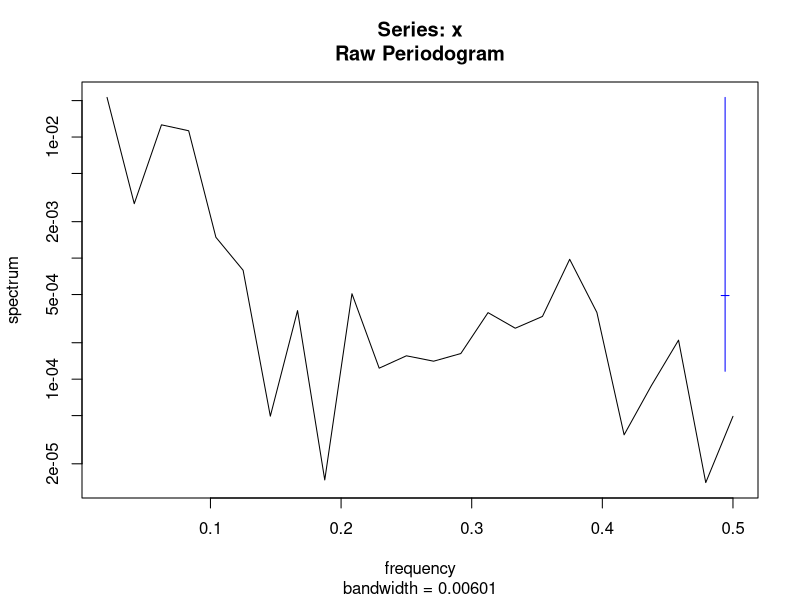
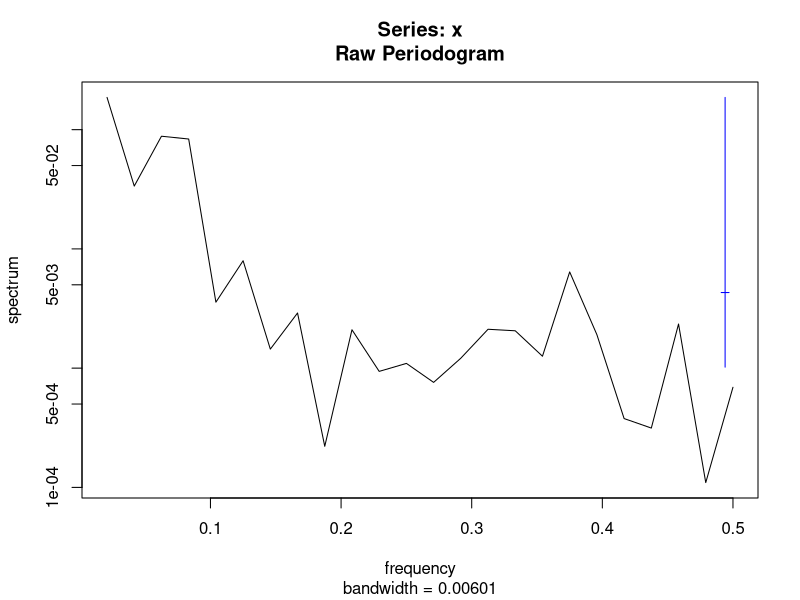
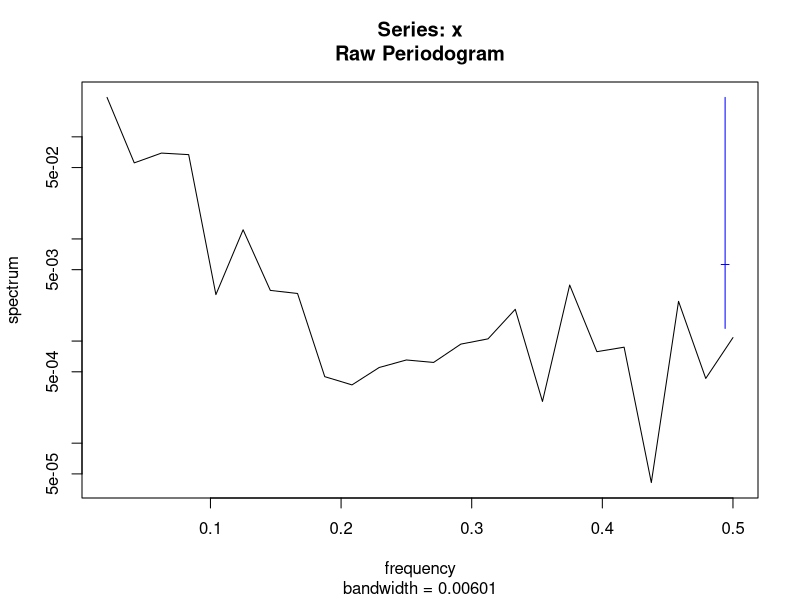
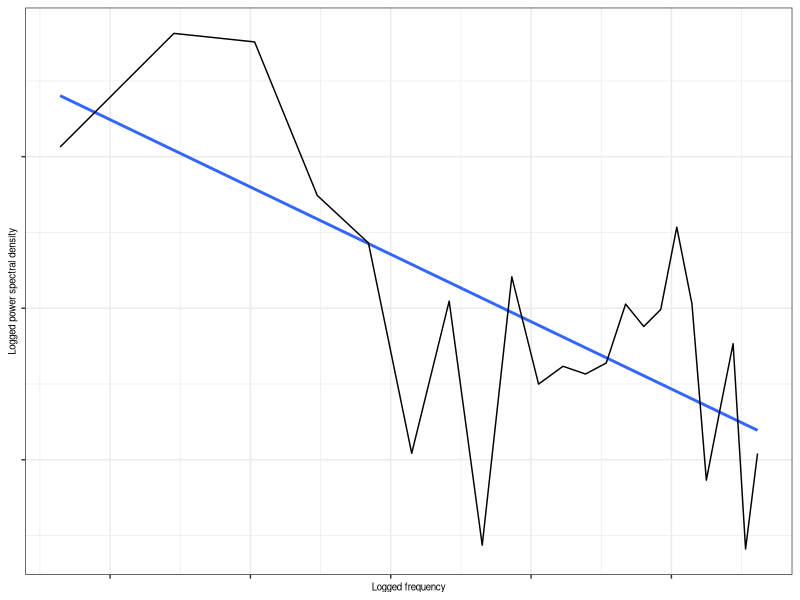
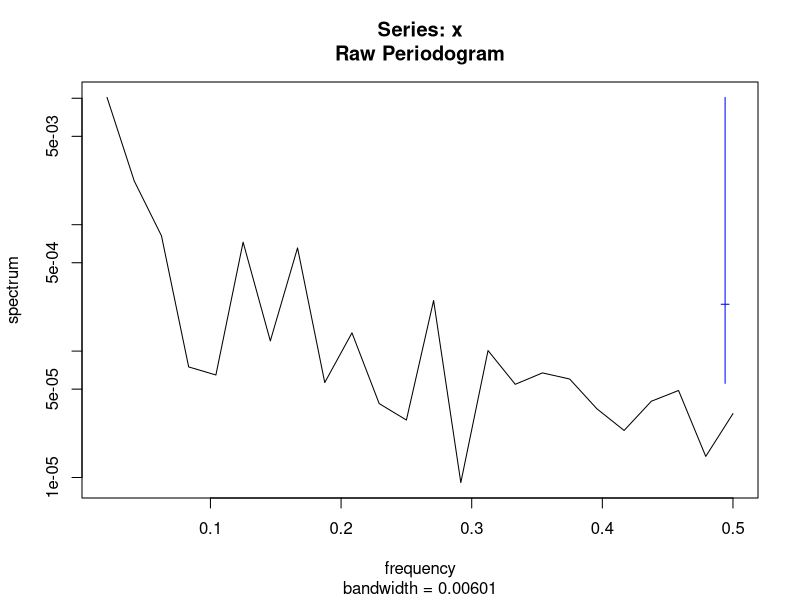
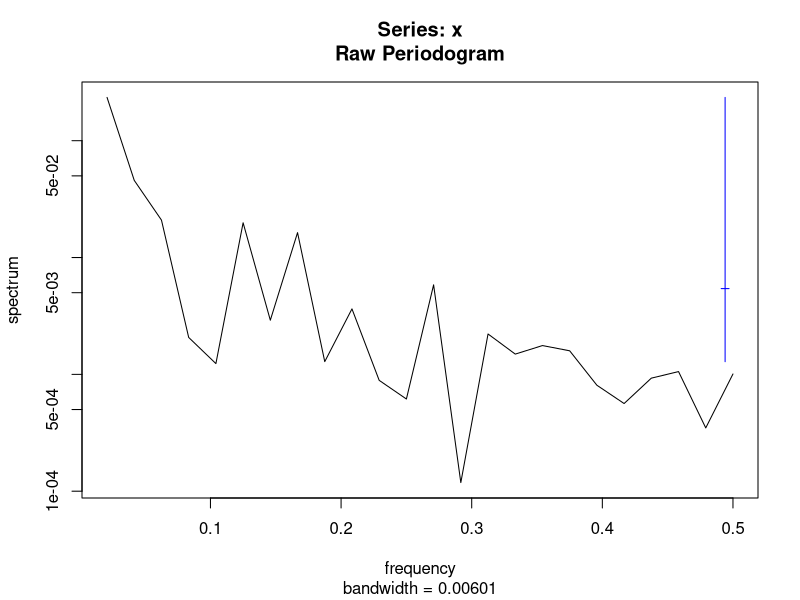
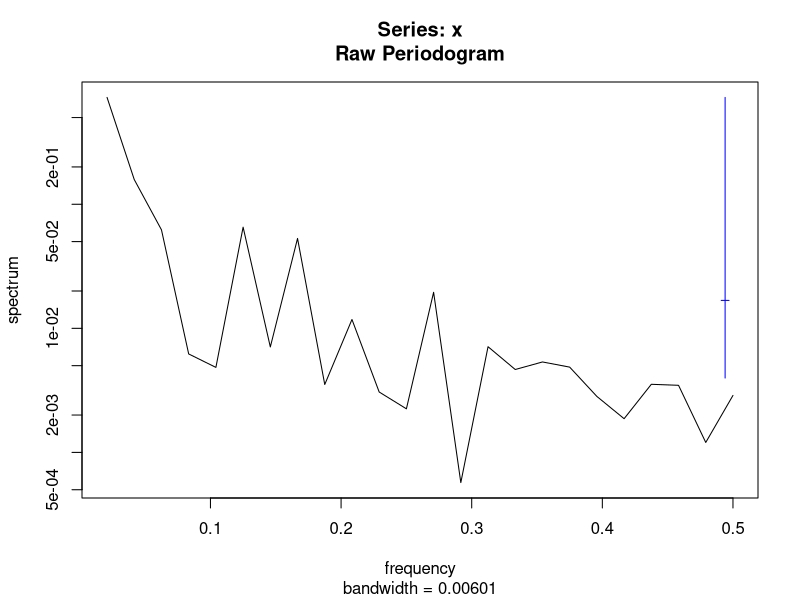

Write the R code that produced these figures, in order.
## ---- chunk 1
knitr::opts_chunk$set(echo = FALSE,
                      message = FALSE,
                      warning = FALSE,
                      dev = c("png", "tiff"),
                      dpi = 300)
library(tidyverse)
library(flextable)
library(patchwork)

label_size <- 2.5
smallLabel_size <- 2
title_size <- 8
subtitle_size <- 7
legendText_size <- 6
axisText_size <- 6
axisTitle_size <- 7
facetTitle_size <- 7

## ---- chunk 2

# library(tidyverse)
# library(patchwork)
#----------------------------------------------------------------------------
gbmFun <- function(tau = 40, m = 0.001, s = 0.003, x0 = 1,
                   randVec = NULL, seed = NULL) {
  if(is.null(randVec)){
    if(!is.null(seed)){set.seed(seed)}
    randVec <- rnorm(tau)
  }
  epsilon <- randVec
  lx <- c(); lx[1] <- log(x0)
  drift <- (m - s * s / 2)
  for(t in 2:tau){
    dBt <-  s * epsilon[t]
    lx[t] <- lx[t - 1] + drift + dBt
  }
  x <- exp(lx)
  return(x)
}
# m <- 0.001
# s <- 0.003
# tau <- 400
# x0 <- 1
# x <- gbmFun(tau, m, s, x0, randVec = NULL)
# df_plot <- data.frame(t = 1:tau, x)
# gg <- ggplot(df_plot, aes(x = t, y = x))
# gg <- gg + geom_line()
# acf(diff(log(x)))
# hist(diff(log(x)))
# shapiro.test(diff(log(x)))
#---------------------------------------------------------------------------
# Algorithm 6.2 in Tankov 2003 Financial modeling with jump processes
compoundPoisFun <- function(tau, lambda, m_y = 0, s_y = 1,
                            seed = NULL, maxiter = 500){
  if(!is.null(seed)){set.seed(seed)}
  N <- rpois(1, lambda * tau)
  U <- runif(N) * tau
  U <- round(U)
  n_iter <- 0; flag <- 1
  while(flag == 1){
    n_iter <- n_iter + 1
    U <- runif(N) * tau
    U <- round(U)
    if(sum(duplicated(U)) > 0 & n_iter <= maxiter){
      flag <- 1
    }else{
      flag <- 0
      if(n_iter == maxiter){
        print("Reached maxiter without generating duplicate-free event times vec. Dropping duplicates.")
        U <- U[-which(duplicated(U))]
      }
    }
  }
  Tt <- U[order(U)]
  J <- exp(rnorm(N, m_y, s_y)) - 1
  #---
  cumJ <- cumsum(J)
  # For explicit modeling of Yt per time step
  Yt <- rep(0, tau)
  Yt[Tt] <- cumJ
  #---
  Tt <- c(0, Tt)
  J <- c(0, J)
  if(Tt[length(Tt)] != tau){
    Tt <- c(Tt, tau)
    J <- c(J, 0)
  }
  cumJ <- cumsum(J)
  df_step <- data.frame(Tt, cumJ)
  #--------------------------
  nEvents <- length(Tt)
  cumYt <- c()
  for(i in 1:(nEvents - 1)){
    tStart <- Tt[i]
    tFin <- Tt[i + 1] - 1
    cumYt[tStart:tFin] <- cumJ[i]
  }
  cumYt[tau] <- cumYt[tFin]
  df_Yt <- data.frame(t = 1:tau, Yt, cumYt)
  
  list_out <- list(df_step, df_Yt)
  return(list_out)
  
}
#----------------------------------------------------------------------------
FractDim<-function(Data,graphon=FALSE) {
  X=Data;N=length(X);
  jstart=10;jend=floor(10*(log10(N)-1));
  kvec=c(1:4,floor(2^(c(jstart:jend)/4)));
  indkend=length(kvec);
  k=c()
  AvgLmk=c()
  err=c()
  for(indk in 1:indkend)
  {
    k=kvec[indk]
    Xend=c()
    Xsum=c()
    Lmk=c()
    for(m in 1:k)
    {
      Xend=floor((N-m)/k)
      Xsum=sum(abs(X[m+c(1:Xend)*k]-c(0, X[m+c(1:(Xend-1))*k])))
      Lmk[m]=1/k*1/k*(N-1)/Xend*Xsum
    }
    AvgLmk[indk]=mean(Lmk)
    #  err[indk]=sd(log(Lmk))
  }
  x<-log(kvec)
  y<-log(AvgLmk)
  q<-lm(y~x)
  slope<-q$coefficients[2]
  yintcept<-q$coefficients[1]
  yfit<-x*slope+yintcept
  FrDim <- -slope
  avgRes <- mean(abs(q$residuals))
  if(graphon==TRUE)
  {
    plot(x,y,main="If linear then fractal, w/Fr. Dim = (-)slope",xlab="Ln(k)",ylab="Ln(length of curve with interval k)")
    z<-line(x,yfit);abline(coef(z),col='blue');z<-NULL
    #z<-line(x,y);abline(coef(z),col='blue');z<-NULL
  }
  #z<-line(x,y);qq=coef(z)
  #yintcept=qq[1]
  #FrDim=-qq[2]
  return(c(FrDim, avgRes, yintcept))
}
#===========================================================================
m <- 0.005
s <- m * seq(5.5, 50, length.out = 3)
tau <- 48
x0 <- 1
#rn <- round(runif(1) * 1000)
#rn <- 905
#rn <- 517
# rn <- 340
# set.seed(rn)
# tau <- 12 * 4
lambda <- 0.1


#----------------------------------------------------------------------------
# Generate and plot geometric Brownian movement example
#gBm_seed <- 10^4 * round(runif(1), 4)
#gBm_seed <- 2482
#gBm_seed <- 7781
gBm_seed <- 1029
#randVec <- coloredNoise(N = tau, alpha = 1, scaleIt = T)
#acf(randVec)
list_df <- list()
list_spec <- list()
facet_labels <- c()
for(i in 1:length(s)){
  x <- gbmFun(tau, m, s[i], x0, randVec = NULL, seed = gBm_seed)
  df_x <- data.frame(t = 1:tau, x, s = as.character(s[i]))
  list_df[[i]] <- df_x
  o <- spectrum(x)
  df_gbmSpec <- data.frame(lfreq = log(o$freq), lpwr = log(o$spec))
  df_gbmSpec <- df_gbmSpec[-1, ]
  df_gbmSpec$s <- as.character(s[i])
  list_spec[[i]] <- df_gbmSpec
  
  mod <- lm(lpwr ~ lfreq, df_gbmSpec)
  # summary(mod)
  alpha <- round(as.numeric(coefficients(mod)[2]), 2)
  # yint <- as.numeric(coefficients(mod)[1])
  # df_out <- as.data.frame(broom::glance(mod))
  # adjR2 <- round(df_out$adj.r.squared, 2)
  # N <- df.residual(mod)
  this_facet_label <- paste0("Slope = ", alpha, " fd = ", round(FractDim(x)[1], 2))
  facet_labels[i] <- this_facet_label
}
#---
df_plot <- as.data.frame(do.call(rbind, list_df))
colnames(df_plot)[1:2] <- c("Time", "Project NPV")
df_plot <- subset(df_plot, s == s[2])
gg <- ggplot(df_plot, aes(x = Time, y = `Project NPV`))
gg <- gg + geom_line()
#gg <- gg + facet_wrap(~s, scales = "free_y", ncol = 1)
gg <- gg + theme_bw()
gg <- gg + theme(axis.text = element_blank(),
                 axis.title = element_text(size = axisTitle_size))
gg_gbm <- gg
#---
df_plot <- as.data.frame(do.call(rbind, list_spec))
colnames(df_plot)[1:2] <- c("Logged frequency", "Logged power spectral density")
df_plot <- subset(df_plot, s == s[2])
#names(facet_labels) <- s
gg <- ggplot(df_plot, aes(x = `Logged frequency`, y = `Logged power spectral density`))
gg <- gg + geom_smooth(method = lm, se = F)
gg <- gg + geom_line()
# gg <- gg + facet_wrap(~s, ncol = 1,
#                       labeller = labeller(s = facet_labels))
gg <- gg + theme_bw()
gg <- gg + theme(axis.text = element_blank(),
                 axis.title = element_text(size = axisTitle_size))
gg_gbmSpec <- gg
gg
#----------------------------------------------------------------------------
# Generate and plot compound Poisson process example
#cPp_seed <- 10^4 * round(runif(1), 4)
#cPp_seed <- 6819
#cPp_seed <- 4880
#cPp_seed <- 7656
cPp_seed <- 2558
list_df <- list()
list_spec <- list()
facet_labels <- c()
for(i in 1:length(s)){
  #s_y = 0.3
  list_out <- compoundPoisFun(tau, lambda, m_y = m,
                              s_y = s[i], seed = cPp_seed,
                              maxiter = 500)
  df_x <- list_out[[1]]
  df_x$s <- as.character(s[i])
  list_df[[i]] <- df_x
  
  df_Yt <- list_out[[2]]
  o <- spectrum(df_Yt$cumYt)
  df_spec <- data.frame(lfreq = log(o$freq), lpwr = log(o$spec))
  df_spec <- df_spec[-1, ]
  df_spec$s <- as.character(s[i])
  list_spec[[i]] <- df_spec
  
  mod <- lm(lpwr ~ lfreq, df_spec)
  # summary(mod)
  alpha <- round(as.numeric(coefficients(mod)[2]), 2)
  # yint <- as.numeric(coefficients(mod)[1])
  # df_out <- as.data.frame(broom::glance(mod))
  # adjR2 <- round(df_out$adj.r.squared, 2)
  # N <- df.residual(mod)
  this_facet_label <- paste0("Slope = ", alpha, " fd = ", round(FractDim(df_Yt$cumYt)[1], 2))
  facet_labels[i] <- this_facet_label
  
}
#---
df_plot <- as.data.frame(do.call(rbind, list_df))
colnames(df_plot)[1:2] <- c("Time", "Project NPV")
df_plot <- subset(df_plot, s == s[2])
gg <- ggplot(df_plot, aes(Time, `Project NPV`))
#gg <- ggplot(df_cpp, aes(t, cumYt))
gg <- gg + geom_step()
#gg <- gg + facet_wrap(~s, ncol = 1)
gg <- gg + theme_bw()
gg <- gg + theme(axis.text = element_blank(),
                 axis.title.y = element_blank(),
                 axis.title.x = element_text(size = axisTitle_size))
gg_cpp <- gg
#---
df_plot <- as.data.frame(do.call(rbind, list_spec))
colnames(df_plot)[1:2] <- c("Logged frequency", "Logged power spectral density")
df_plot <- subset(df_plot, s == s[2])
#names(facet_labels) <- s
gg <- ggplot(df_plot, aes(x = `Logged frequency`, y = `Logged power spectral density`))
gg <- gg + geom_smooth(method = lm, se = F)
gg <- gg + geom_line()
# gg <- gg + facet_wrap(~s, ncol = 1,
#                       labeller = labeller(s = facet_labels))
gg <- gg + theme_bw()
gg <- gg + theme(axis.text = element_blank(),
                 axis.title.y = element_blank(),
                 axis.title.x = element_text(size = axisTitle_size))
gg_cppSpec <- gg

## ---- chunk 3
# Define functions
#----------------------------------------------------------------------------
# Table formatting function
FitFlextableToPage <- function(ft, pgwidth = 6){
  
  ft_out <- ft %>% autofit()
  #these_colWidths <- dim(ft_out)$widths * pgwidth  / (flextable_dim(ft_out)$widths)
  these_colWidths <- dim(ft_out)$widths
  these_colWidths[5] <- these_colWidths[1] * 1.5
  #these_colWidths[6] <- these_colWidths[6] * 0.7
  these_colWidths <- these_colWidths * pgwidth  / (flextable_dim(ft_out)$widths)
  ft_out <- width(ft_out, width = these_colWidths)
  return(ft_out)
}

#============================================================================
#============================================================================
# End function definition
#============================================================================
#============================================================================
# Project stage time durations and costs
# (Values given in chronologically reverse order, starting with stage n.)
# Kvec[1] is the launch cost, Tvec[1] is the launch duration.
# Time durations given in years, multiplied by 4 to convert to quarters.
# MSU/cornell
# Tvec <- c(2, 3.5, 1, 2, 4) * 4
# Kvec <- c(300000, 200000, 400000, 400000, 530000)
Tvec <- c(2, 3, 0.85, 1.7, 3.4) * 4
Kvec <- c(250000, 181000, 312000, 336000, 530000)
# Kvec <- c(180541, 311974, 335530, 530250)
# CIP
# Kvec <- c(52000, 213000, 396000, 929000)
# Tvec <- c(1, 0.25, 2, 4.75) * 4
#----------------------------------------------------------------------------
# Create table summarizing stage costs, time durations, and descriptions
stage1desc <- "Basic replication and scaling up"
stage2desc <- "Multi-location/season testing"
stage3desc <- "Compilation of the regulatory dossier"
stage4desc <- "Deregulation"
launchDesc <- "Launch in 2 countries"
descVec <- c(stage1desc, stage2desc, stage3desc, stage4desc, launchDesc)

df_table <- data.frame(Stage = c(1:4, "Launch"),
                       Kn = rev(Kvec),
                       Duration = rev(Tvec),
                       DurationCum = cumsum(rev(Tvec)),
                       Description = descVec)

colnames(df_table)[2:4] <- c("Cost\n(USD)", "Duration\n(annual quarters)", "Cumulative\nduration")

#df_table <- regulartable(df_table)
#df_table
#df_table <- width(df_table, width = 0.7)
table_title <- "Project to research and develop Late Blight resistant potato for release as a public good in 2 developing countries."
table_caption <- "Stage 1-4 costs and durations based on figures reported by Schiek et al. (2016). The launch cost and duration is hypothetical."

#df_table <- FitFlextableToPage(df_table)
# df_table <- add_header_lines(df_table, table_title)
# df_table <- add_footer_lines(df_table, table_caption)
# modifiedColnames <- colnames(df_table)
# modifiedColnames[3] <- "Duration\n(annual quarters)"
df_table %>%
  knitr::kable(
    format = "latex",
    caption = table_title,
    align = "l",
    booktabs = T,
    #longtable = T,
    linesep = " ",
    escape = F
  ) %>%
  kableExtra::kable_styling(
    position = "left",
    latex_options = c("scale_down", "striped", "repeat"),
    full_width = F,
    stripe_color = "gray!15"
  ) %>%
  # kableExtra::column_spec(column = 3:4, width = "1.5in"
  # ) %>%
  kableExtra::footnote(
    general = table_caption)
# number = c("Footnote 1; ", "Footnote 2; "),
# alphabet = c("Footnote A; ", "Footnote B; "),
# symbol = c("Footnote Symbol 1; ", "Footnote Symbol 2"))

# print_this_table <- function(df_table){
# df_table <- regulartable(df_table)
# df_table <- width(df_table, width = 5.5)
# # df_table <- FitFlextableToPage(df_table)
# 
# df_table %>% #regulartable() %>% autofit() %>%
#   valign(valign = "top", part = "all") %>%
#   align(align = "left", part = "all") %>%
#   fontsize(i = NULL, j = NULL, size = 9, part = "body") %>%
#   fontsize(i = NULL, j = NULL, size = 10, part = "header")
#   
# }


## ---- chunk 4

# Define functions
#------------------------------------------------------------------------
# N-fold ROV w/abandonment value function
rovN <- function(X0, Kvec, Bvec = NULL, Tvec, s, r){
  N <- length(Kvec)
  if(is.null(Bvec)){Bvec <- rep(0, N)}
  fNm1 <- X0
  etaNm10 <- 1
  etaVec <- c()
  fnVec <- c()
  sNm1vec <- c()
  Phi2vec <- c()
  Phi1vec <- c()
  for(i in 1:N){
    Kn <- Kvec[i]
    Bn <- Bvec[i]
    Tn <- rev(cumsum(rev(Tvec)))[i]
    dn <- (log(fNm1 / (Kn - Bn)) + (r - s^2 * etaNm10^2 / 2) * Tn) / (s * etaNm10 * sqrt(Tn))
    Phi1 <- pnorm(dn + s * etaNm10 * sqrt(Tn))
    Phi2 <- pnorm(dn)
    fn <- fNm1 * Phi1 - exp(-r * Tn) * Kn * Phi2 + exp(-r * Tn) * Bn * (1 + Phi2)
    fnVec[i] <- fn
    sNm1vec[i] <- s * etaNm10
    Phi2vec[i] <- Phi2
    Phi1vec[i] <- Phi1
    phi1 <- dnorm(dn + s * etaNm10 * sqrt(Tn))
    dfndfNm1 <- (Phi1 + phi1 * (1 - etaNm10) * s * sqrt(Tn))
    etaNnM1 <- fNm1 / fn * dfndfNm1
    etaNm10 <- etaNnM1 * etaNm10
    fNm1 <- fn
    etaVec[i] <- etaNm10
  }
  underVec <- c(X0, fnVec[-N])
  df_out <- data.frame(Stage = rev(1:N), Fold = 1:N,
                       OVn = fnVec, fnM10 = underVec,
                       KnM1 = Kvec, etaN0 = etaVec,
                       sNm1 = sNm1vec, Phi2 = Phi2vec)
  colnames(df_out)[-1] <- c("Fold (i)",
                            "i-fold ROV", "Value of underlying",
                            "Exercise cost", "Elasticity w.r.t. project NPV",
                            "Standard dev. of underlying",
                            "Probability of exercise")
  return(df_out)
  
}
#============================================================================
#============================================================================
# End function definition
#============================================================================
#============================================================================
# Define parameters
#---------------------------------------------------------------------------
# Set abandonment value to 0 for starters
# Separate out the stage 4 cost and total time horizon less launch time
Bvec <- c(0, 0, 0, 0)
n <- length(Kvec) - 1
K1 <- Kvec[n + 1]
Tn <- sum(Tvec[-1])
#---------------------------------------------------------------------------
# Crude project NPV estimate loosely based on expected adoption rates, time horizons, etc.
rYrly_discrete <- 0.08 #0.035
rQtly_discrete <- (1 + rYrly_discrete)^(1 / 4) - 1
Tadopt <- 20 * 4
Timpact <- 10 * 4
yrlyBen <- 1 * 10^6 # (Assuming very low adoption)
x0 <- sum(yrlyBen / (1 + rQtly_discrete)^(Tn + Tadopt + 1:Timpact))
# (Override)
x0 <- 1.23 * 10^6
#---------------------------------------------------------------------------
# Convert discrete discount rate to continuous discount rate
r <- round(log(1 + rQtly_discrete), 3)
#----------------------------------------------------------------------------
# Derive s and m
# Define confidence interval of interest, usually 95% (z = 1.96)
zBound <- 1.96
# Max and min log return elicited from experts/stakeholders
# 1) Elicit upper and lower pctg error in project NPV
# 2) Interpret as upper and lower bounds on 95% conf interval of arithmetic return
# 3) Convert arithmetic return to log return by formula log ret = log(1 + arith ret)
yMaxA <- 7.15#1.85
yMinA <- -0.8#-0.45
yMax <- log(1 + yMaxA)
yMin <- log(1 + yMinA)
# bTerm <- -(2 * yMin + 8 / 3 * zBound^2)
# yMax <- 1 / 2 * (-bTerm - sqrt(bTerm^2 + 4))
# Back out s and m
s <- (yMax - yMin) / (2 * zBound * sqrt(Tn))
# m <- 1 / (2 * Tn) * (yMax + yMin + (yMax - yMin)^2 / (4 * zBound^2))
# \begin{split}
# s &= \frac{z \pm \sqrt{z^2 - 1 / 2 (\bar{\ell} - r \tau)}}{ \sqrt{\tau}} \\
# &= \frac{-z \pm \sqrt{z^2 - 1 / 2 (\underline{\ell} - r \tau)}}{ \sqrt{\tau}} \\
# &= \sqrt{ r - \frac{\bar{\ell} + \underline{\ell}}{2 \tau}}
# \end{split}
# \end{equation}

s <- round(s, 3)
#m <- round(m, 3)
#m - r
# Make sure m > r
#----------------------------------------------------------------------------
# Plausibility check:
# Coefficient of variation
cv <- round(s / (r * sqrt(Tn)), 2)
#cv
# CV graph
# yMaxVec <- seq(0.1, 2.5, length.out = 35)
# sVec <- (yMaxVec - yMin) / (2 * zBound * sqrt(Tn))
# mVec <- 1 / (2 * Tn) * (yMaxVec + yMin + (yMaxVec - yMin)^2 / (4 * zBound^2))
# cvVec <- sVec / (mVec * sqrt(Tn))
# plot(yMaxVec, cvVec)
# cvVec <- 1 / (4 * zBound * Tn^2) * (yMaxVec^2 - yMin^2 + (yMaxVec - yMin)^3 / (4 * zBound^2))
# E[x(T)]|t=0
# ExT <- round(exp(m * Tn) * x0 * 10^-6, 3) # millions
# ExTdisc <- round(exp(-r * Tn) * ExT, 3) # millions
# Expected log return
#mu <- round((yMax + yMin) / 2, 2)
mu <- round((r - s^2 / 2) * Tn, 2)
#mu
#m <- (mu / Tn + s^2 / 2)
#--------------------------------------------------------------------------
# Compare to conventional appraisal
#NPV <- exp(-r * sum(Tvec)) * (X0 - sum(Kvec))
conv <- x0 - sum(exp(-r * rev(cumsum(rev(Tvec[-1])))) * (Kvec[-(n + 1)] - Bvec))
conv <- round(conv)
dif_conv <- round(conv - K1)
#------------------------------------------------------------------------
# Calculate n-fold ROV, at first with no abandonment value
df <- rovN(x0, Kvec[-n - 1], Bvec, Tvec[-1], s, r)
ROV <- round(df$`i-fold ROV`[nrow(df)])
dif <- round(ROV - K1)
Phi2 <- round(df$`Probability of exercise`[n], 2)
etaN0 <- round(df$`Elasticity w.r.t. project NPV`[n], 2)
#------------------------------------------------------------------------
# Calculate n-fold ROV, now with abandonment value
Bvec <- c(0, 0, 0, 20000)
df_wB <- rovN(x0, Kvec[-n - 1], Bvec, Tvec[-1], s, r)
ROV_wB <- round(df_wB$`i-fold ROV`[nrow(df_wB)])
dif_wB <- round(ROV_wB - K1)
Phi2wB <- round(df_wB$`Probability of exercise`[n], 2)
etaN0_wB <- round(df_wB$`Elasticity w.r.t. project NPV`[n], 2)
#------------------------------------------------------------------------
# Compare to conventional appraisal with abandonment value
#NPV <- exp(-r * sum(Tvec)) * (X0 - sum(Kvec))
conv_wB <- x0 - sum(exp(-r * rev(cumsum(rev(Tvec[-1])))) * (Kvec[-(n + 1)] - Bvec))
conv_wB <- round(conv_wB)
dif_conv_wB <- conv_wB - K1

## ---- chunk 5


df_table <- df[, c("Stage", "Fold (i)",
                   "i-fold ROV", "Value of underlying",
                   "Elasticity w.r.t. project NPV",
                   "Standard dev. of underlying",
                   "Probability of exercise")]
#df_tabwB <- df_wB[nrow(df_wB), c("OVn", "fnM10", "etaNm10", "sNm1", "Phi2")]
# colnames(df_table)[2:ncol(df_table)] <- c("ROV", "Value of\nunderlying", "Elasticity\nw.r.t. project NPV", "Standard dev.", "Phi 2")
df_table$`i-fold ROV` <- round(df_table$`i-fold ROV`)
df_table$`Value of underlying` <- round(df_table$`Value of underlying`)
these_cols <- c("Elasticity w.r.t. project NPV", "Standard dev. of underlying", "Probability of exercise")
df_table[, these_cols] <- round(df_table[, these_cols], 2)

# df_table <- regulartable(df_table)
# #df_table <- width(df_table, width = 0.7)
# df_table <- FitFlextableToPage(df_table)
# df_table

table_title <- "LBr potato project stage 1-4 ROVs"
modifiedColnames <- colnames(df_table)
modifiedColnames[2] <- "Fold $i$"
modifiedColnames[3] <- "$i$-fold ROV"
modifiedColnames[ncol(df_table)] <- "Prob. of exercise $\\Phi(\\delta_i)$"

df_table %>%
  knitr::kable(
    format = "latex",
    caption = table_title,
    align = "l",
    booktabs = T,
    #longtable = T,
    linesep = " ",
    col.names = modifiedColnames,
    escape = F
  ) %>%
  kableExtra::kable_styling(
    position = "left",
    latex_options = c("scale_down", "striped", "repeat"),
    full_width = F,
    stripe_color = "gray!15"
  ) %>%
  kableExtra::column_spec(column = 4:7, width = "1in")
# %>%
#   kableExtra::save_kable("Table 1.png")
# here("Table 1", "test")
# %>%
#   kableExtra::footnote(
#     general = table_caption)



## ---- chunk 6

#--------------------------------------------------------------------------
# Define slack function for root finding function
slackfun <- function(x0, Kvec, Bvec, Tvec, s, r, thresh){
  
  df <- rovN(x0, Kvec, Bvec, Tvec, s, r)
  ROV <- df$`i-fold ROV`[nrow(df)]
  slack <- ROV - thresh
  return(slack)
  
}

# testFn <- function(x, a, b, thresh){
#   f <- a * x^2 - b
#   slack <- f - thresh
#   return(slack)
# }
# a <- 1
# b <- 2
# thresh <- 0
# xGuess <- sqrt(2)
# testFn(xGuess, a, b, thresh)
# thisInt <- c(0, 2)
# minInt <- min(thisInt)
# maxInt <- max(thisInt)
# testRoot <- rootSolve::uniroot.all(testFn,
#                                    thisInt,
#                                    minInt,
#                                    maxInt,
#                                    a = a,
#                                    b = b,
#                                    thresh = thresh)

#--------------------------------------------------------------------------
interval <- c(1, 2) * 10^6
out <- uniroot(slackfun,
               interval,
               Kvec = Kvec[-n - 1],
               Bvec = Bvec,
               Tvec = Tvec[-1],
               s = s,
               r = r,
               thresh = K1
)
x0bEven <- round(out[[1]] * 10^-6, 3) # millions
# x0guess <- 1.06 * 10^6 #x0
# slackfun(x0guess, Kvec[-n - 1], Bvec, Tvec[-1], s, m, r, thresh = K1)
# minInt <- min(interval)
# maxInt <- max(interval)
# mm <- m
# x0Root <- rootSolve::uniroot.all(slackfun,
#                        interval = interval,
#                        lower = minInt,
#                        upper = maxInt,
#                        trace = 2,
#                        Kvec = Kvec[-n - 1],
#                        Bvec = Bvec,
#                        Tvec = Tvec[-1],
#                        s = s,
#                        mm = mm,
#                        r = r,
#                        thresh = K1
#                        )
#--------------------------------------------------------------------------
